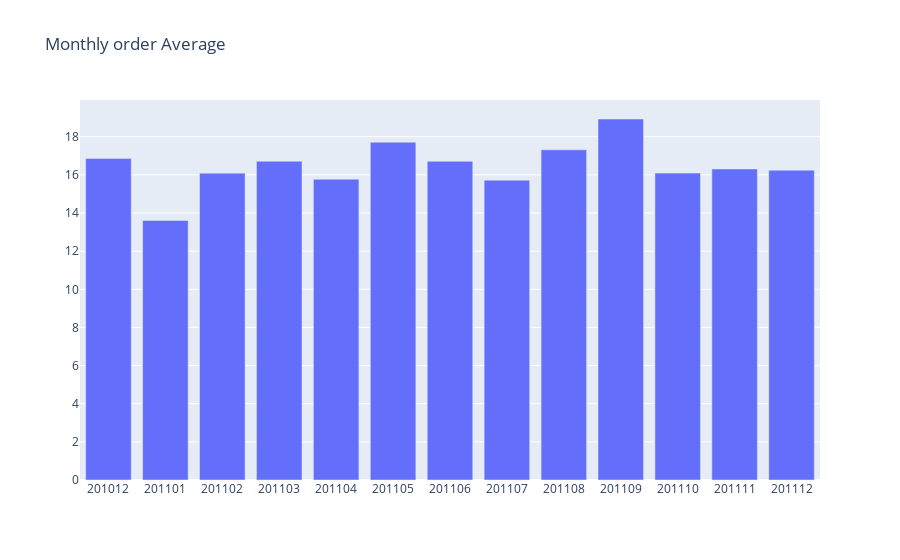

Notebook source saved alongside this figure:
### Code cell
#plot
plot_data = [
    go.Bar(
        x=tx_monthly_order_avg['InvoiceYearMonth'],
        y=tx_monthly_order_avg['Revenue'],
    )
]

plot_layout = go.Layout(
        xaxis={"type": "category"},
        title='Monthly order Average'
    )

fig = go.Figure(data=plot_data, layout=plot_layout)
pyoff.iplot(fig)

### Figure 1 — Plotly figure (JSON) as saved in the notebook; plotly's stock layout.template omitted (floating-point values rounded to 4 significant figures)
{"data": [{"type": "bar", "x": [201012, 201101, 201102, 201103, 201104, 201105, 201106, 201107, 201108, 201109, 201110, 201111, 201112], "y": [16.87, 13.61, 16.09, 16.72, 15.77, 17.71, 16.71, 15.72, 17.32, 18.93, 16.09, 16.31, 16.25]}], "layout": {"title": {"text": "Monthly order Average"}, "xaxis": {"type": "category"}}}
